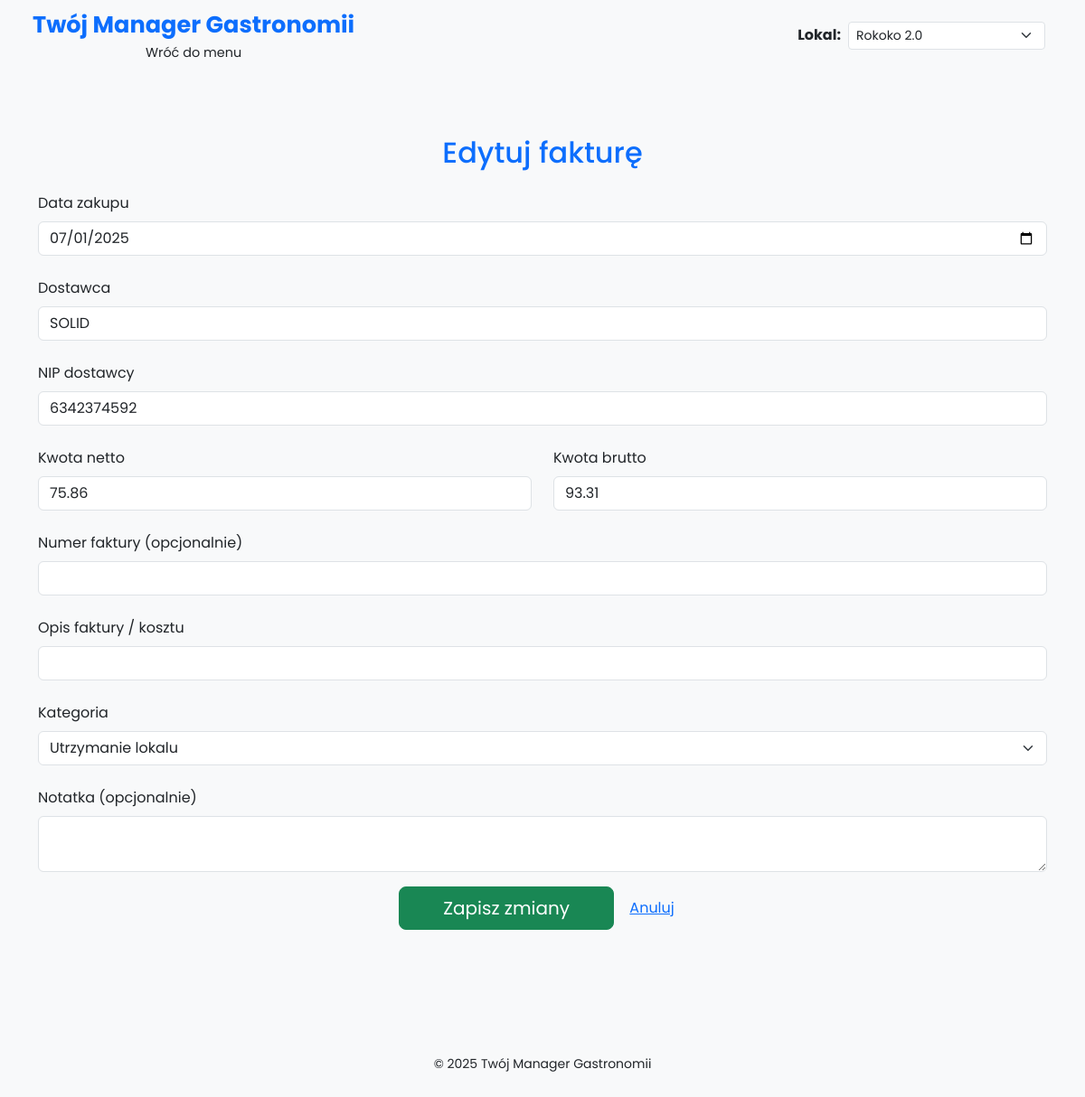
/edit_invoice/6, run on the app's committed database.
### models.py (models this page shows)
class Invoice(Base):
    __tablename__ = 'invoices'
    id = Column(Integer, primary_key=True)
    invoice_date = Column(Date)
    gross_amount = Column(Float)
    net_amount = Column(Float)
    supplier = Column(String)
    nip = Column(String)
    category = Column(String)
    goods_type = Column(String)
    lokal = Column(String)
    note = Column(Text)
    invoice_number = Column(String)
    description = Column(String)

### app.py (the view, shortened to what this page needs)
@app.route('/edit_invoice/<int:invoice_id>', methods=['GET', 'POST'])
def edit_invoice(invoice_id):
    db_session = Session()
    invoice = db_session.query(Invoice).filter_by(
        id=invoice_id,
        lokal=get_current_lokal()
    ).first()
    if not invoice:
        db_session.close()
        return "Brak dostępu lub faktura nie istnieje", 404
    db_session.close()
    return render_template('edit_invoice.html', invoice=invoice)

### app.py (called while the page is built)
def get_current_lokal():
    return session.get('lokal', 'Rokoko 2.0')

@app.before_request
def set_default_lokal():
    if 'lokal' not in session:
        session['lokal'] = 'Rokoko 2.0'

### templates/edit_invoice.html (shortened to what this page needs)
{% extends 'base.html' %}
{% block content %}
<div class="container my-5">
    <h2 class="text-center mb-4 text-primary">Edytuj fakturę</h2>
    <form method="POST">
        <div class="mb-4">
            <label for="invoice_date" class="form-label">Data zakupu</label>
            <input type="date" id="invoice_date" name="invoice_date" class="form-control" value="{{ invoice.invoice_date }}" required>
        </div>
        <div class="mb-4">
            <label for="supplier_name" class="form-label">Dostawca</label>
            <input type="text" id="supplier_name" name="supplier_name" class="form-control" value="{{ invoice.supplier }}" required>
        </div>
        <div class="mb-4">
            <label for="supplier_nip" class="form-label">NIP dostawcy</label>
            <input type="text" id="supplier_nip" name="supplier_nip" class="form-control" value="{{ invoice.nip }}">
        </div>
        <div class="row mb-4">
            <div class="col-md-6">
                <label for="net_amount" class="form-label">Kwota netto</label>
                <input type="number" step="0.01" id="net_amount" name="net_amount" class="form-control" value="{{ invoice.net_amount }}">
            </div>
            <div class="col-md-6">
                <label for="gross_amount" class="form-label">Kwota brutto</label>
                <input type="number" step="0.01" id="gross_amount" name="gross_amount" class="form-control" value="{{ invoice.gross_amount }}" required>
            </div>
        </div>
        <div class="mb-4">
            <label for="invoice_number" class="form-label">Numer faktury (opcjonalnie)</label>
            <input type="text" id="invoice_number" name="invoice_number" class="form-control" value="{{ invoice.invoice_number }}">
        </div>
        <div class="mb-4">
            <label for="description" class="form-label">Opis faktury / kosztu</label>
            <input type="text" id="description" name="description" class="form-control" value="{{ invoice.description }}">
        </div>
        <div class="mb-4">
            <label for="category" class="form-label">Kategoria</label>
            <select id="category" name="category" class="form-select" required>
                {% for option in ['Towar', 'Pracownicy', 'Utrzymanie lokalu', 'Marketing', 'Podatki', 'Inne'] %}
                    <option value="{{ option }}" {% if invoice.category == option %}selected{% endif %}>{{ option }}</option>
                {% endfor %}
            </select>
        </div>
        <div class="mb-3">
            <label for="note" class="form-label">Notatka (opcjonalnie)</label>
            <textarea name="note" class="form-control" rows="2">{{ invoice.note or '' }}</textarea>
        </div>
        <div class="text-center">
            <button type="submit" class="btn btn-success btn-lg px-5">Zapisz zmiany</button>
            <a href="{{ url_for('monthly_summary') }}" class="btn btn-link">Anuluj</a>
        </div>
    </form>
</div>
{% endblock %}

### static/css/style.css (style rules this page uses)
body { background-color: #f8f9fa; font-family: 'Poppins', sans-serif; min-height: 100vh; display: flex; flex-direction: column; }

### data on the page
Invoice: invoice_date "07/01/2025", supplier_name "SOLID", supplier_nip "6342374592", net_amount "75.86", gross_amount "93.31", category "Utrzymanie lokalu"
